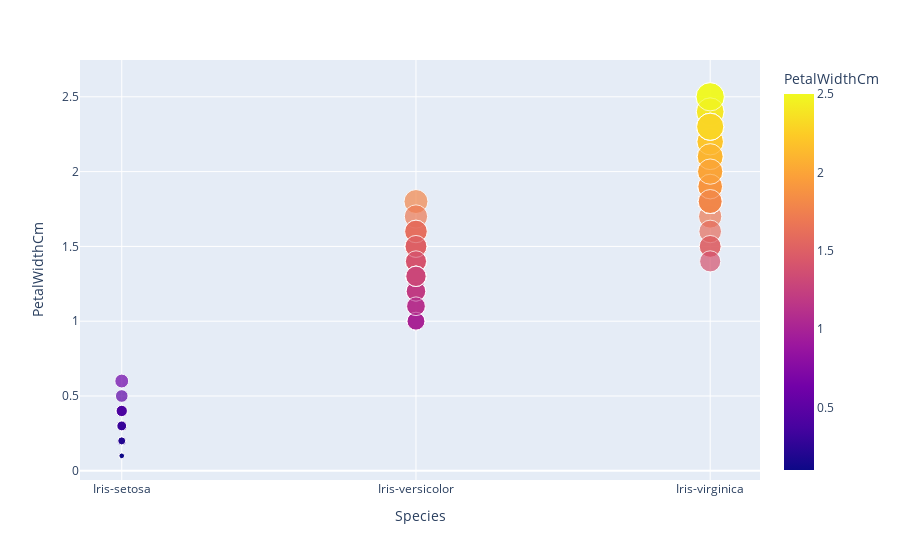

The cell this chart's notebook holds for it:
### Markdown cell above
### Vizualizing data

### Code cell
px.scatter(iris,x='Species',y='PetalWidthCm',size='PetalWidthCm',color='PetalWidthCm')

### Figure 1 — Plotly figure (JSON) as saved in the notebook; plotly's stock layout.template omitted (floating-point values rounded to 4 significant figures; data arrays with more than 128 entries replaced by an {"elided": "..."} marker saying what was removed)
{"data": [{"hovertemplate": "Species=%{x}<br>PetalWidthCm=%{marker.color}<extra></extra>", "legendgroup": "", "marker": {"color": {"elided": "150 float values"}, "coloraxis": "coloraxis", "size": {"elided": "150 float values"}, "sizemode": "area", "sizeref": 0.00625, "symbol": "circle"}, "mode": "markers", "name": "", "orientation": "v", "showlegend": false, "type": "scatter", "x": {"elided": "150 str values"}, "xaxis": "x", "y": {"elided": "150 float values"}, "yaxis": "y"}], "layout": {"coloraxis": {"colorbar": {"title": {"text": "PetalWidthCm"}}, "colorscale": [[0, "#0d0887"], [0.1111, "#46039f"], [0.2222, "#7201a8"], [0.3333, "#9c179e"], [0.4444, "#bd3786"], [0.5556, "#d8576b"], [0.6667, "#ed7953"], [0.7778, "#fb9f3a"], [0.8889, "#fdca26"], [1, "#f0f921"]]}, "legend": {"itemsizing": "constant", "tracegroupgap": 0}, "margin": {"t": 60}, "xaxis": {"anchor": "y", "domain": [0, 1], "title": {"text": "Species"}}, "yaxis": {"anchor": "x", "domain": [0, 1], "title": {"text": "PetalWidthCm"}}}}
